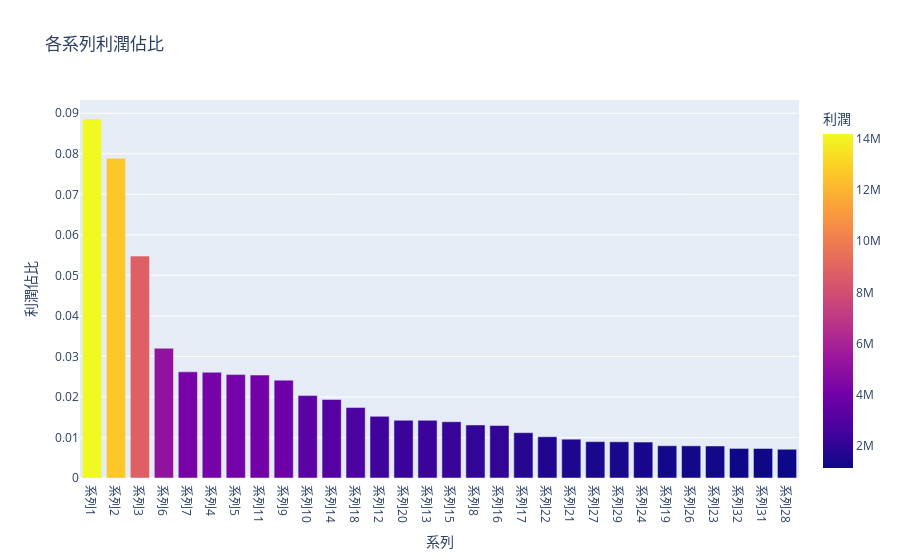

Notebook source saved alongside this figure:
### Code cell
profit_fig.show()

### Figure 1 — Plotly figure (JSON) as saved in the notebook; plotly's stock layout.template omitted (floating-point values rounded to 4 significant figures)
{"data": [{"alignmentgroup": "True", "hovertemplate": "系列=%{x}<br>利潤佔比=%{y}<br>利潤=%{marker.color}<extra></extra>", "legendgroup": "", "marker": {"color": [14190000.0, 12640000.0, 8773000.0, 5129000.0, 4196000.0, 4179000.0, 4088000.0, 4070000.0, 3867000.0, 3257000.0, 3106000.0, 2785000.0, 2436000.0, 2282000.0, 2278000.0, 2225000.0, 2096000.0, 2074000.0, 1791000.0, 1631000.0, 1534000.0, 1437000.0, 1431000.0, 1421000.0, 1275000.0, 1272000.0, 1265000.0, 1169000.0, 1166000.0, 1137000.0], "coloraxis": "coloraxis"}, "name": "", "offsetgroup": "", "orientation": "v", "showlegend": false, "textposition": "auto", "type": "bar", "x": ["系列1", "系列2", "系列3", "系列6", "系列7", "系列4", "系列5", "系列11", "系列9", "系列10", "系列14", "系列18", "系列12", "系列20", "系列13", "系列15", "系列8", "系列16", "系列17", "系列22", "系列21", "系列27", "系列29", "系列24", "系列19", "系列26", "系列23", "系列32", "系列31", "系列28"], "xaxis": "x", "y": [0.0886, 0.07892, 0.05476, 0.03202, 0.02619, 0.02609, 0.02552, 0.0254, 0.02414, 0.02033, 0.01939, 0.01738, 0.01521, 0.01424, 0.01422, 0.01389, 0.01309, 0.01295, 0.01118, 0.01018, 0.009576, 0.008972, 0.008932, 0.00887, 0.007961, 0.007938, 0.007898, 0.007295, 0.007281, 0.007096], "yaxis": "y"}], "layout": {"barmode": "relative", "coloraxis": {"colorbar": {"title": {"text": "利潤"}}, "colorscale": [[0, "#0d0887"], [0.1111, "#46039f"], [0.2222, "#7201a8"], [0.3333, "#9c179e"], [0.4444, "#bd3786"], [0.5556, "#d8576b"], [0.6667, "#ed7953"], [0.7778, "#fb9f3a"], [0.8889, "#fdca26"], [1, "#f0f921"]]}, "legend": {"tracegroupgap": 0}, "title": {"text": "各系列利潤佔比"}, "xaxis": {"anchor": "y", "domain": [0, 1], "title": {"text": "系列"}}, "yaxis": {"anchor": "x", "domain": [0, 1], "title": {"text": "利潤佔比"}}}}
